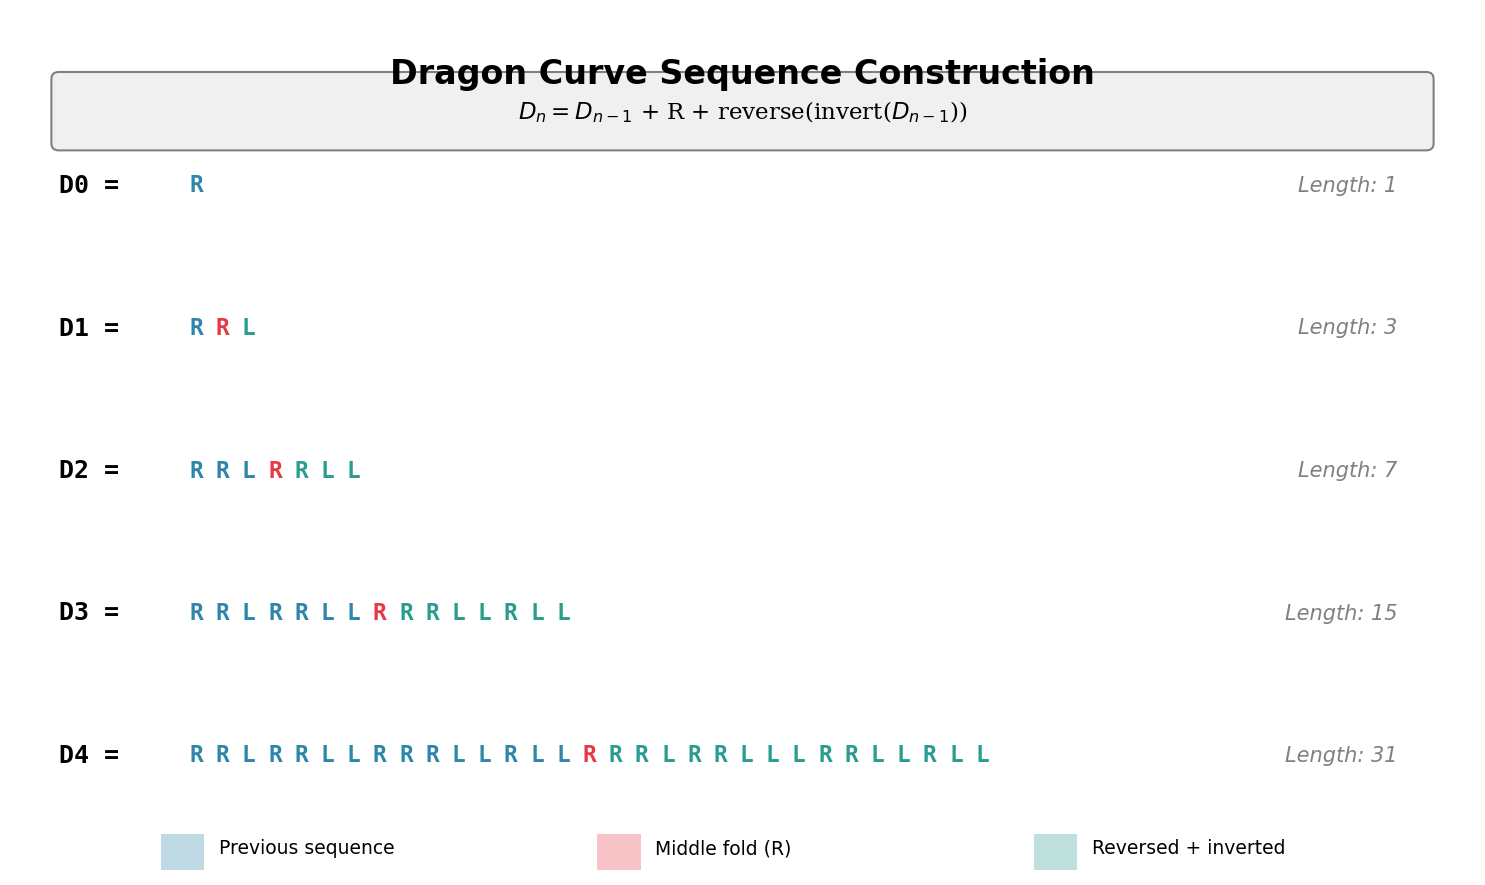

Write Python code to recreate this figure.
"""
Generate a visual diagram showing how the dragon curve sequence
builds recursively through iterations 0-4.
"""

import matplotlib.pyplot as plt
import matplotlib.patches as mpatches
import numpy as np


def invert_sequence(sequence):
    """Swap all L's and R's in the sequence."""
    return ''.join(['L' if char == 'R' else 'R' for char in sequence])


def generate_dragon_sequence(initial_turn, depth):
    """Generate the dragon curve turn sequence recursively."""
    if depth == 0:
        return initial_turn
    else:
        previous = generate_dragon_sequence(initial_turn, depth - 1)
        second_half = invert_sequence(previous[::-1])
        return previous + 'R' + second_half


# Create figure
fig, ax = plt.subplots(figsize=(10, 6), dpi=150)
ax.set_xlim(0, 10)
ax.set_ylim(0, 6)
ax.axis('off')

# Title
ax.text(5, 5.7, 'Dragon Curve Sequence Construction',
        fontsize=16, fontweight='bold', ha='center', va='top')

# Show sequence for depths 0-4
depths = [0, 1, 2, 3, 4]
y_positions = [4.8, 3.8, 2.8, 1.8, 0.8]

for depth, y_pos in zip(depths, y_positions):
    seq = generate_dragon_sequence('R', depth)

    # Depth label
    ax.text(0.3, y_pos, f'D{depth} =', fontsize=12, fontweight='bold',
            ha='left', va='center', fontfamily='monospace')

    # Sequence with color coding
    x_start = 1.2
    char_width = 0.18

    # For depths > 0, highlight the structure
    if depth == 0:
        # Just R
        ax.text(x_start, y_pos, 'R', fontsize=11, ha='left', va='center',
                fontfamily='monospace', color='#2E86AB', fontweight='bold')
    else:
        # Get previous sequence for highlighting
        prev_len = len(generate_dragon_sequence('R', depth - 1))

        for i, char in enumerate(seq):
            # Color coding: first half (blue), middle R (red), second half (green)
            if i < prev_len:
                color = '#2E86AB'  # Blue for first half
            elif i == prev_len:
                color = '#E63946'  # Red for middle R (fold point)
            else:
                color = '#2A9D8F'  # Teal for second half

            ax.text(x_start + i * char_width, y_pos, char, fontsize=11,
                    ha='left', va='center', fontfamily='monospace',
                    color=color, fontweight='bold')

    # Length annotation
    length = len(seq)
    ax.text(9.5, y_pos, f'Length: {length}', fontsize=10, ha='right', va='center',
            color='gray', style='italic')

# Legend
legend_y = 0.15
ax.add_patch(mpatches.Rectangle((1, legend_y - 0.15), 0.3, 0.25,
                                  facecolor='#2E86AB', alpha=0.3))
ax.text(1.4, legend_y, 'Previous sequence', fontsize=9, va='center')

ax.add_patch(mpatches.Rectangle((4, legend_y - 0.15), 0.3, 0.25,
                                  facecolor='#E63946', alpha=0.3))
ax.text(4.4, legend_y, 'Middle fold (R)', fontsize=9, va='center')

ax.add_patch(mpatches.Rectangle((7, legend_y - 0.15), 0.3, 0.25,
                                  facecolor='#2A9D8F', alpha=0.3))
ax.text(7.4, legend_y, 'Reversed + inverted', fontsize=9, va='center')

# Formula annotation
formula_box = mpatches.FancyBboxPatch((0.3, 5.1), 9.4, 0.45,
                                        boxstyle='round,pad=0.05',
                                        facecolor='#f0f0f0', edgecolor='gray')
ax.add_patch(formula_box)
ax.text(5, 5.32, r'$D_n = D_{n-1}$ + R + reverse(invert($D_{n-1}$))',
        fontsize=11, ha='center', va='center', fontfamily='serif')

plt.tight_layout()
plt.savefig('recursive_sequence_visual.png', dpi=150, bbox_inches='tight',
            facecolor='white', edgecolor='none')
plt.close()

print("Saved recursive_sequence_visual.png")
